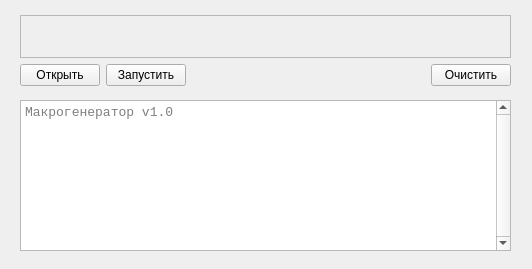
<?xml version="1.0" encoding="UTF-8"?>
<ui version="4.0">
 <class>MainWindow</class>
 <widget class="QWidget" name="MainWindow">
  <property name="geometry">
   <rect>
    <x>0</x>
    <y>0</y>
    <width>532</width>
    <height>269</height>
   </rect>
  </property>
  <property name="windowTitle">
   <string notr="true">Макрогенератор UUM32</string>
  </property>
  <widget class="QTextBrowser" name="textBrowser">
   <property name="geometry">
    <rect>
     <x>20</x>
     <y>100</y>
     <width>491</width>
     <height>151</height>
    </rect>
   </property>
   <property name="font">
    <font>
     <family>Courier New</family>
     <pointsize>10</pointsize>
    </font>
   </property>
   <property name="verticalScrollBarPolicy">
    <enum>Qt::ScrollBarAlwaysOn</enum>
   </property>
   <property name="horizontalScrollBarPolicy">
    <enum>Qt::ScrollBarAlwaysOff</enum>
   </property>
   <property name="placeholderText">
    <string>Макрогенератор v1.0</string>
   </property>
  </widget>
  <widget class="QWidget" name="layoutWidget">
   <property name="geometry">
    <rect>
     <x>20</x>
     <y>15</y>
     <width>491</width>
     <height>71</height>
    </rect>
   </property>
   <layout class="QVBoxLayout" name="verticalLayout">
    <item>
     <widget class="QLabel" name="path_lbl">
      <property name="font">
       <font>
        <family>Segoe UI</family>
        <pointsize>10</pointsize>
       </font>
      </property>
      <property name="focusPolicy">
       <enum>Qt::TabFocus</enum>
      </property>
      <property name="autoFillBackground">
       <bool>true</bool>
      </property>
      <property name="frameShape">
       <enum>QFrame::StyledPanel</enum>
      </property>
      <property name="frameShadow">
       <enum>QFrame::Plain</enum>
      </property>
      <property name="text">
       <string/>
      </property>
     </widget>
    </item>
    <item>
     <layout class="QHBoxLayout" name="horizontalLayout">
      <item>
       <widget class="QPushButton" name="open_btn">
        <property name="text">
         <string>Открыть</string>
        </property>
       </widget>
      </item>
      <item>
       <widget class="QPushButton" name="start_btn">
        <property name="text">
         <string>Запустить</string>
        </property>
       </widget>
      </item>
      <item>
       <spacer name="horizontalSpacer_2">
        <property name="orientation">
         <enum>Qt::Horizontal</enum>
        </property>
        <property name="sizeHint" stdset="0">
         <size>
          <width>40</width>
          <height>20</height>
         </size>
        </property>
       </spacer>
      </item>
      <item>
       <widget class="QPushButton" name="clear_btn">
        <property name="text">
         <string>Очистить</string>
        </property>
       </widget>
      </item>
     </layout>
    </item>
   </layout>
  </widget>
 </widget>
 <resources/>
 <connections/>
</ui>
